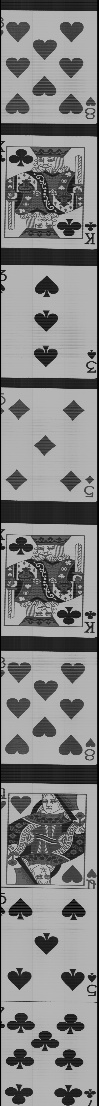
#> input picture Doh/cards_new.jpg, 99 x 1106 px
$ jupyter execute '1204 Cards.ipynb'
#> lines starting #> are read from the running program, lines starting #| are printed output that depends on the picture; after the words box and inside, x2 and y2 are one past the last pixel; in counts of white or black regions, pixels touching at a corner belong together
[cell 1]
import cv2
import numpy as np
import matplotlib.pyplot as plt

[cell 2]
img = cv2.imread('cards_new.jpg', cv2.IMREAD_GRAYSCALE)
#> img is the input picture: shape (1106, 99); min 0, max 188, mean 131.3
img2 = cv2.imread('cards_new.jpg')
edge3 = cv2.Canny(img, 170, 200)
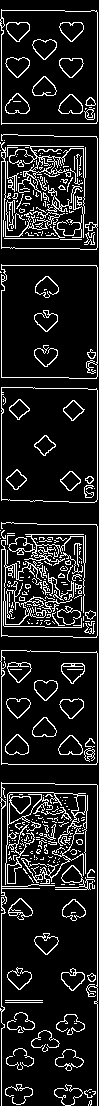
#> edge3: shape (1106, 99); 13.2% white in thin lines or dots

[cell 3]
plt.figure(figsize=(30,20))
plt.imshow(edge3, cmap="gray")

[cell 4]
contours, hierarchy = cv2.findContours(edge3.copy(), cv2.RETR_TREE, cv2.CHAIN_APPROX_SIMPLE)
#> contours = 537 contours, 412 with area under 20; largest, box (x1, y1, x2, y2) and area: (1, 387, 98, 503) 10849, (1, 387, 98, 503) 10836, (0, 650, 98, 765) 10830, (0, 9, 98, 125) 10820, (0, 650, 98, 765) 10809
rects = [cv2.boundingRect(each) for each in contours]
#> rects = 537 items, first 6: (88, 1100, 4, 6), (89, 1100, 3, 5), (89, 1092, 2, 1), (92, 1091, 4, 4), (84, 1089, 9, 9), (54, 1084, 29, 22)
rects2 = [(x,y,w,h) for (x,y,w,h) in rects if ((w>=95)&(w<=100)&(h>=113)&(h<=117))]
#> rects2 = [(0, 650, 98, 115), (0, 650, 98, 115), (1, 522, 97, 116), (1, 387, 97, 116), (1, 387, 97, 116), (1, 264, 97, 115), (1, 265, 97, 114), (0, 134, 98, 116), (0, 9, 98, 116), (1, 10, 97, 114)]
imgimg=img.copy()
for rect in rects2:
    # Draw the rectangles
    cv2.rectangle(img2, (rect[0], rect[1]),
                  (rect[0] + rect[2], rect[1] + rect[3]), (0, 255, 0), 5)
#> this loop made 10 passes
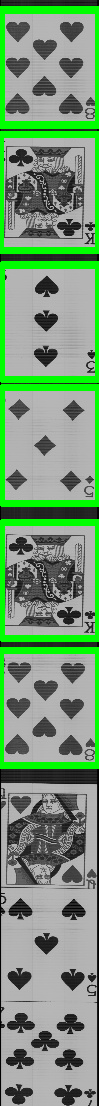
#> img2: shape (1106, 99, 3); 13% of pixels changed, all inside (x1, y1, x2, y2) = (0, 6, 99, 769)

plt.figure(figsize=(15,12))
plt.imshow(img2)

[cell 5]
rects2
#> Out has the same summary as rects2

[cell 6]
rects[0][3]
#> Out = 6

[cell 7]
rects[0]
#> Out = (88, 1100, 4, 6)

[cell 8]
for i in range(len(rects2)):
    plt.subplot(len(rects2),1, i+1)
#     cv2.rectangle(imgimg, (rects2[i][0], rects2[i][1]), (rects2[i][0] + rects2[i][2], rects2[i][1] + rects2[i][3]), (255, 255, 255), 5)
    plt.imshow(imgimg[rects[i][2]:rects2[i][0], rects2[i][3]:rects2[i][1]])
#> this loop made 10 passes
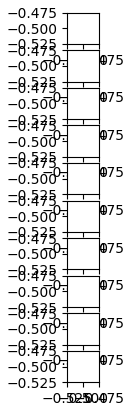
#> figure drawn by matplotlib, 10 panels

[cell 9]
plt.imshow(imgimg[rects[0][2]:rects2[0][0], rects2[0][3]:rects2[0][1], ])
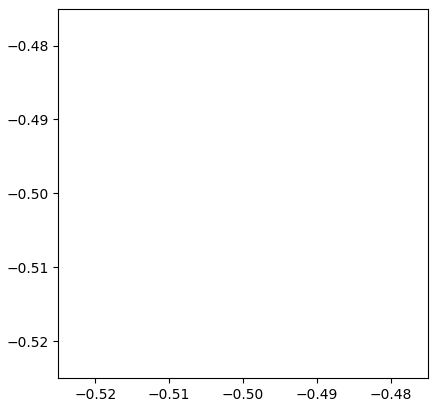
#> figure drawn by matplotlib, 1 panel

[cell 10]
plt.imshow(imgimg)

[cell 11]
img = cv2.imread('cards_new.jpg')
im_bw = cv2.cvtColor(img, cv2.COLOR_RGB2GRAY)
edge3 = cv2.Canny(img, 170, 200)

[cell 12]
plt.figure(figsize=(30,30))
plt.imshow(img)

[cell 13]
plt.figure(figsize=(30,30))
plt.imshow(img[:,82:,])
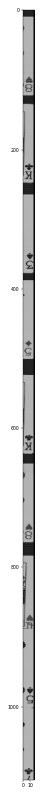
#> figure drawn by matplotlib, 1 panel
